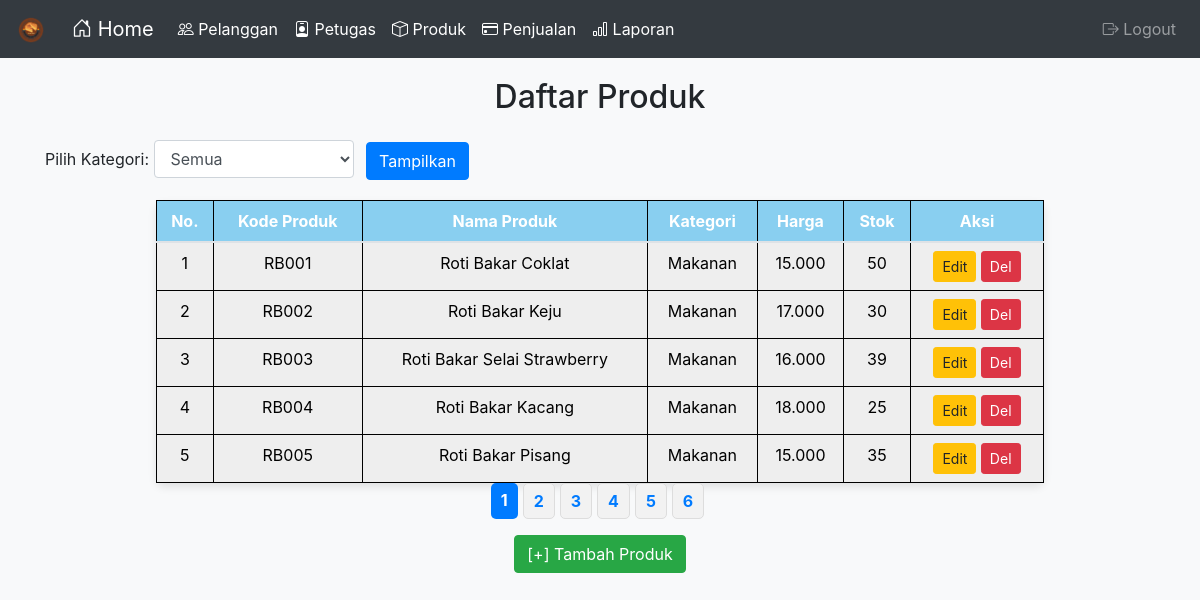
Page /produk/index.php (signed in) on the committed database.
### tables this page shows
CREATE TABLE `produk` (
  `produk_id` int(11) NOT NULL,
  `kode_produk` varchar(15) NOT NULL,
  `nama_produk` varchar(255) DEFAULT NULL,
  `kode_kategori` varchar(15) NOT NULL,
  `harga` decimal(10,2) DEFAULT NULL,
  `stok` int(11) DEFAULT NULL
);

CREATE TABLE `kategori` (
  `id_kategori` int(11) NOT NULL,
  `kode_kategori` varchar(15) NOT NULL,
  `nama_kategori` varchar(255) NOT NULL
);

### produk/index.php (the view, shortened to what this page needs)
<?php
include "../config.php";
$data_per_halaman = 5;
$halaman = isset($_GET['halaman']) ? (int)$_GET['halaman'] : 1;
$offset = ($halaman - 1) * $data_per_halaman;
$kategori_terpilih = isset($_GET['kategori']) ? $_GET['kategori'] : 'Semua';
if ($kategori_terpilih == 'Semua') {
    $query_count = "SELECT COUNT(*) AS total FROM produk";
    $query_produk = "SELECT p.produk_id, p.kode_produk, p.nama_produk, k.nama_kategori, p.harga, p.stok
                     FROM produk p
                     JOIN kategori k ON k.kode_kategori = p.kode_kategori
                     LIMIT $offset, $data_per_halaman";
}
$result_count = mysqli_query($conn, $query_count);
$row_count = mysqli_fetch_assoc($result_count);
$total_data = $row_count['total'];
$total_halaman = ceil($total_data / $data_per_halaman);
$result_produk = mysqli_query($conn, $query_produk);
?>
<!DOCTYPE html>
<html>
<head>
    <link rel="stylesheet" href="https://stackpath.bootstrapcdn.com/bootstrap/4.5.2/css/bootstrap.min.css">
    <link rel="stylesheet" href="../style/navbar.css">
</head>
<body>
<?php include "../navbar.php"; ?>
<div class="container">
    <h2 class="text-center mb-4">Daftar Produk</h2>
    <form method="get" class="mb-3">
        <label for="kategori">Pilih Kategori:</label>
        <select name="kategori" id="kategori" class="form-control" style="width: 200px; display: inline-block;">
            <option value="Semua" <?= $kategori_terpilih == 'Semua' ? 'selected' : '' ?>>Semua</option>
        </select>
        <button type="submit" class="btn btn-primary ml-2">Tampilkan</button>
    </form>
    <table class="table table-bordered text-center">
        <thead>
            <tr>
                <th>No.</th>
                <th>Kode Produk</th>
                <th>Nama Produk</th>
                <th>Kategori</th>
                <th>Harga</th>
                <th>Stok</th>
                <th>Aksi</th>
            </tr>
        </thead>
        <tbody>
            <?php
            $no = ($halaman - 1) * $data_per_halaman + 1;
            while ($data = mysqli_fetch_array($result_produk)) : ?>
                <tr>
                    <td><?= $no ?></td>
                    <td><?= $data['kode_produk'] ?></td>
                    <td><?= $data['nama_produk'] ?></td>
                    <td><?= $data['nama_kategori'] ?></td>
                    <td align="right"><?= number_format($data['harga'], 0, ',', '.') ?></td>
                    <td align="right"><?= $data['stok'] ?></td>
                    <td align="center">
                        <a href="edit.php?id=<?= $data['produk_id'] ?>" class="btn btn-warning btn-sm">Edit</a>
                        <a href="delete.php?id=<?= $data['produk_id'] ?>" onclick="return confirm('Apakah Anda Yakin Produk <?= $data['nama_produk'] ?> akan dihapus')" class="btn btn-danger btn-sm">Del</a>
                    </td>
                </tr>
                <?php $no++; ?>
            <?php endwhile; ?>
        </tbody>
    </table>
    <div class="pagination justify-content-center">
        <?php for ($i = 1; $i <= $total_halaman; $i++) : ?>
            <a href="?halaman=<?= $i ?>&kategori=<?= $kategori_terpilih ?>" class="<?= $i == $halaman ? 'active' : '' ?>"><?= $i ?></a>
        <?php endfor; ?>
    </div>
    <div class="text-center mt-3">
        <a href="form.php" class="btn btn-success">[+] Tambah Produk</a>
    </div>
</div>
</body>
</html>

### navbar.php (shortened to what this page needs)
<link rel="stylesheet" href="https://stackpath.bootstrapcdn.com/bootstrap/4.5.2/css/bootstrap.min.css">
<link rel="stylesheet" href="https://cdnjs.cloudflare.com/ajax/libs/bootstrap-icons/1.8.1/font/bootstrap-icons.min.css">
<link rel="stylesheet" href="../style/navbar.css">
<nav class="navbar navbar-expand-lg navbar-dark">
    <a class="navbar-brand" href="../halaman/tentang/">
        <img src="../logo1.png" alt="Logo" style="width: 30px; height: 30px; margin-right: 10px;">
    </a>
    <a class="navbar-brand" href="../halaman/">
        <i class="bi bi-house-door"></i> Home
    </a>
    <?php
    if(isset($_SESSION['level'])){
        $level=$_SESSION['level'];
        if($level=="admin"){
    ?>
    <div class="collapse navbar-collapse" id="navbarNav">
        <ul class="navbar-nav">
            <li class="nav-item active">
                <a class="nav-link" href="../pelanggan/">
                    <i class="bi bi-people"></i> Pelanggan
                </a>
            </li>
            <li class="nav-item active">
                <a class="nav-link" href="../user/">
                    <i class="bi bi-person-badge"></i> Petugas
                </a>
            </li>
            <li class="nav-item active">
                <a class="nav-link" href="../produk/">
                    <i class="bi bi-box"></i> Produk
                </a>
            </li>
            <li class="nav-item active">
                <a class="nav-link" href="../bayar/">
                    <i class="bi bi-credit-card"></i> Penjualan
                </a>
            </li>
            <li class="nav-item active">
                <a class="nav-link" href="../report/">
                    <i class="bi bi-bar-chart"></i> Laporan
                </a>
            </li>
        </ul>
        <ul class="navbar-nav ml-auto">
            <li class="nav-item">
                <a class="nav-link" href="../logout.php" onclick="return confirm ('Apakah anda yakin akan logout?') ">
                    <i class="bi bi-box-arrow-right"></i> Logout
                </a>
            </li>
        </ul>
    </div>
    <?php
        }
    }
    ?>
</nav>

### style/navbar.css (style rules this page uses)
body { background-color: #f8f9fa; }
.navbar { background-color: #343a40; }
.navbar-brand, .navbar-nav .nav-link { color: #fff; }
.table { width: 80%; margin: auto; margin-top: 20px; background-color: #eeeeee; color: #000000; }
.table th, .table td { border: 1px solid #000000; padding: 8px; text-align: center; }
.table th { background-color: rgb(137, 207, 240); }
a { text-decoration: none; color: #495057; }

### produk/index.php (style rules this page uses)
body { background-color: #f4f6f9; }
.container { margin-top: 20px; max-width: 900px; }
.table { background-color: #ffffff; box-shadow: 0 4px 8px rgba(0, 0, 0, 0.1); border-radius: 8px; }
.table th { background-color: #007bff; color: #ffffff; text-align: center; }
.table td, .table th { vertical-align: middle; }
.btn-info, .btn-success { color: #fff; }
.pagination a { display: inline-block; padding: 5px 10px; margin-right: 5px; background-color: #f2f2f2; border: 1px solid #ddd; border-radius: 5px; color: #007bff; text-decoration: none; font-weight: bold; }
.pagination a.active { background-color: #007bff; color: #fff; border: none; }

### rows in the picture
produk: kode_produk "RB001", nama_produk "Roti Bakar Coklat", kategori.nama_kategori "Makanan", harga "15.000", stok "50"
produk: kode_produk "RB002", nama_produk "Roti Bakar Keju", kategori.nama_kategori "Makanan", harga "17.000", stok "30"
produk: kode_produk "RB003", nama_produk "Roti Bakar Selai Strawberry", kategori.nama_kategori "Makanan", harga "16.000", stok "39"
produk: kode_produk "RB004", nama_produk "Roti Bakar Kacang", kategori.nama_kategori "Makanan", harga "18.000", stok "25"
produk: kode_produk "RB005", nama_produk "Roti Bakar Pisang", kategori.nama_kategori "Makanan", harga "15.000", stok "35"
